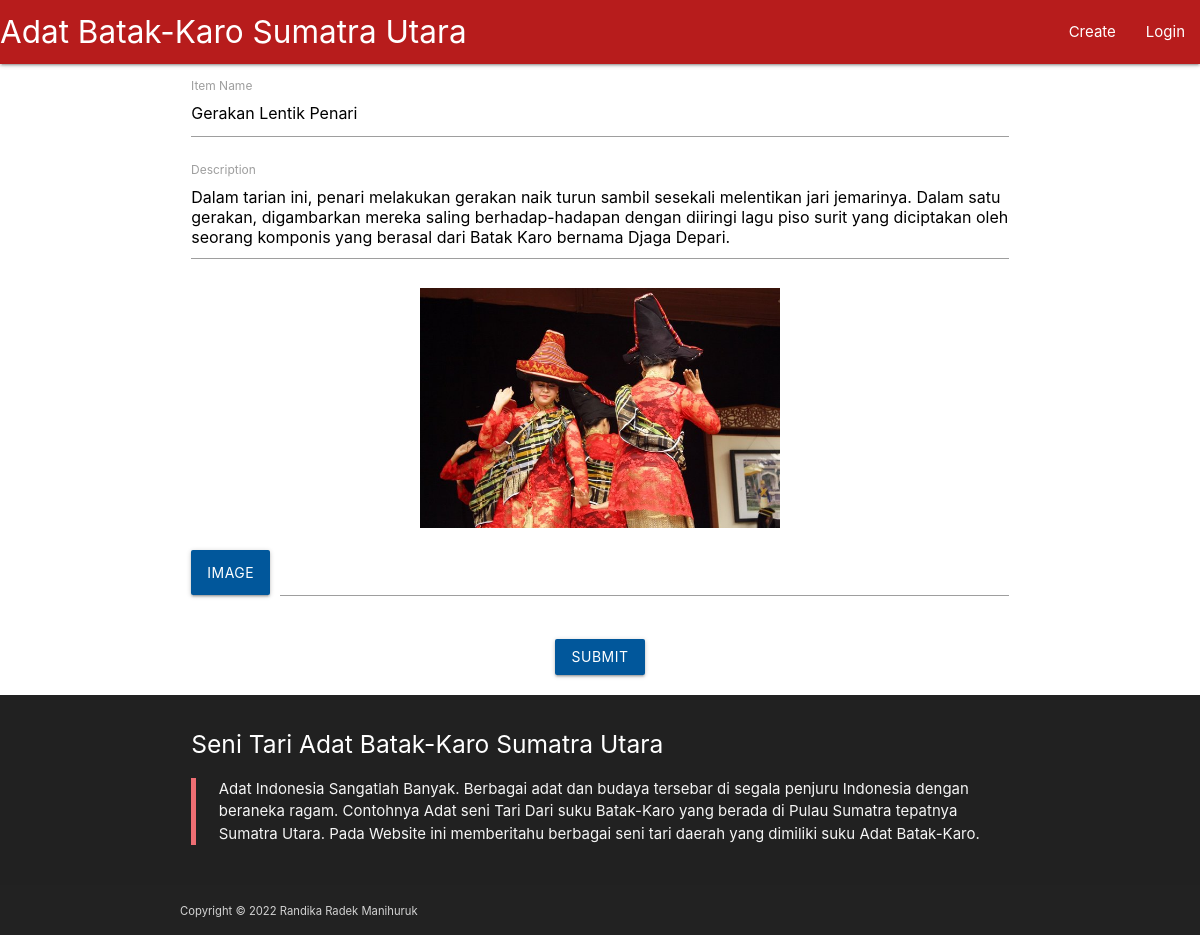
/welcome/update/item626172c0746986.07896201, run on the app's committed database.
### tables this page shows
CREATE TABLE `post` (
  `id` varchar(30) NOT NULL,
  `name` varchar(100) NOT NULL,
  `description` text NOT NULL,
  `filename` varchar(35) NOT NULL
);

### application/controllers/Welcome.php (called while the page is built, shortened)
<?php
class Welcome extends CI_Controller {
 public function __construct()
 {
  $this->load->model('M_welcome', 'model');
  $this->load->helper('url');
  $this->load->library('session');
 }
 public function update($id){
  $this->load->helper('form');
  $this->load->library('form_validation');
  $this->form_validation->set_rules('name', 'Name', 'required|max_length[30]');
  $this->form_validation->set_rules('description', 'Description', 'required');
  if ($this->form_validation->run() === FALSE){
   $data['post'] = $this->model->read($id);
   $this->load->view('header');
   $this->load->view('update', $data);
   $this->load->view('footer');
  	}
  }
}

### index.php (called while the page is built, shortened)
<?php
require_once BASEPATH.'core/CodeIgniter.php';

### application/models/M_welcome.php (called while the page is built, shortened)
<?php
class M_welcome extends CI_Model {
    public function read($id=FALSE){
        if ($id===FALSE){
            return $this->db->get('post')->result_array();
        }else{
            $query = $this->db->get_where('post', array('id' => $id));
            return $query->row();
        }
    }
}

### application/views/update.php (the view, shortened to what this page needs)
<div class="row">
  <form action="<?= site_url('welcome/update/'.$post->id); ?>" method="post" enctype="multipart/form-data">
    <div class="row">
      <div class="input-field col s12">
          <input name="name" id="name" type="text" class="validate" value="<?= $post->name; ?>">
          <label for="name">Item Name</label>
      </div>
      <div class="input-field col s12">
        <textarea name="description" id="description" class="materialize-textarea"><?= $post->description; ?></textarea>
        <label for="description">Description</label>
      </div>
      <div class="center col s12">
         <img class="responsive-img" id="image" style="max-height:30vh;" src="<?= site_url('upload/post/'.$post->filename); ?>">
      </div>
      <div class="file-field input-field col s12">
        <div class="btn light-blue darken-4">
          <span>Image</span>
        </div>
        <div class="file-path-wrapper">
          <input class="file-path validate" type="text" onchange="thumbnail();" name="file">
        </div>
      </div>
    </div>
    <div class="col s12 center">
      <button class="btn light-blue darken-4" type="submit">Submit</button>
    </div>
  </form>
</div>

### application/views/footer.php (style rules this page uses)
body { display: flex; min-height: 100vh; flex-direction: column; }

### data on the page
post: name "Gerakan Lentik Penari", description "Dalam tarian ini, penari melakukan gerakan naik turun sambil sesekali melentikan jari jemarinya. Dalam satu gerakan, digambarkan mereka saling berhadap-hadapan dengan diiringi lagu piso surit yang diciptakan oleh seorang komponis yang berasal dari Batak Karo bernama Djaga Depari.", filename (picture)
